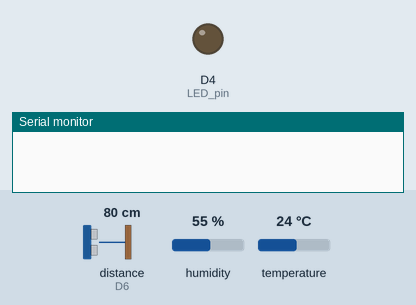
Recording of a sketch running on a simulated ESP8266 (NodeMCU). On the bench: output pins drawn as LEDs (lit = HIGH), the last lines printed to the serial monitor. The test bench sets the inputs (shaded band); at power-on: distance to the obstacle (sensor on D6) 80 cm, humidity 55 %, temperature 24 °C. The echo pulse lasts 58.3 µs per cm; WiFi joins after 1.5 s; servers stay silent unless stated; pins used as bus, display or sensor lines are not drawn.

Above: at 0.0 s.
At 5.6 s:
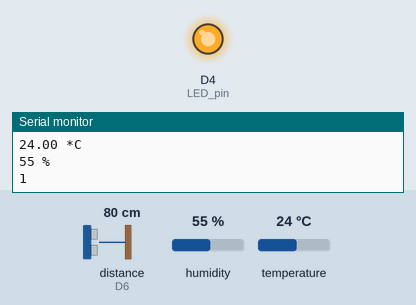
Timing chart, 0 to 7.1 s (numbered marks = the images above):
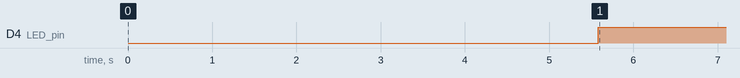

The sketch:

NodeMCU_Work_ToThingSpeak.ino
```cpp
/*ESP8266 --> ThingSpeak Channel

 channel using the ThingSpeak API (https://www.mathworks.com/help/thingspeak).

 Requirements:

   * ESP8266 Wi-Fi Device
   * Arduino 1.8.8+ IDE
   * Additional Boards URL: http://arduino.esp8266.com/stable/package_esp8266com_index.json
   * Library: esp8266 by ESP8266 Community
   * Library: ThingSpeak by MathWorks, DHT11 by Arduino Community

 ThingSpeak Setup:

   * Sign Up for New User Account - https://thingspeak.com/users/sign_up
   * Create a new Channel by selecting Channels, My Channels, and then New Channel
   * Enable one field
   * Enter SECRET_CH_ID in "secrets.h"
   * Enter SECRET_WRITE_APIKEY in "secrets.h"
 Setup Wi-Fi:
  * Enter SECRET_SSID in "secrets.h"
  * Enter SECRET_PASS in "secrets.h"
*/

//Libraries
#include "ThingSpeak.h"
#include "secrets.h"
#include <ESP8266WiFi.h>
#include "DHT.h"

//These are dedicated pins
#define TRIGGER_PIN D5
#define ECHO_PIN D6
#define LED_pin D4
#define DHTPIN D7
#define DHTTYPE DHT11

//Global variables
unsigned long myChannelNumber = SECRET_CH_ID;  //the 8 digits number of my channel (secret.h)
const char * myWriteAPIKey = SECRET_WRITE_APIKEY;  //the API Key (secret.h)
uint32_t timeSpentWithoutWork = 0;  //this will calculate the time without spending work
float duration = 0;
float distance = 0;
float temperature = 0;
int humidity = 0;
long rssi = 0;
int lastHumidity = 0;  //the last correct value of humidity (pre-filtering)
char ssid[] = SECRET_SSID;   // My network SSID (name)
char pass[] = SECRET_PASS;   // My network password
int keyIndex = 0;// My network key index number (needed only for WEP)
boolean IsWorking = 1;

//Status fields
String myStatus_DHT = "";
String myStatus_Ultrasonic = "";

//Creating instances of WiFiClient and DHT
WiFiClient  client;
DHT dht(DHTPIN, DHTTYPE);


void setup() {
  Serial.begin(115200);
  //Setting the states of the used pins
  pinMode(TRIGGER_PIN, OUTPUT);
  pinMode(ECHO_PIN, INPUT);
  pinMode(LED_pin, OUTPUT);
  delay(100);

  WiFi.mode(WIFI_STA);  //Our device will work as a station in client host architecture

  ThingSpeak.begin(client);  //Establishing communication
}


void loop() {
  // Connect or reconnect to WiFi
  if (WiFi.status() != WL_CONNECTED) {
    Serial.print("Attempting to connect to SSID: ");
    Serial.println(SECRET_SSID);
    while (WiFi.status() != WL_CONNECTED) {
      WiFi.begin(ssid, pass); // Connect to WPA/WPA2 network. Change this line if using open or WEP network
      Serial.print(".");
      delay(5000);
    }
    Serial.println("\nConnected.");
  }

  //Set the fields with the corresponding values
  ThingSpeak.setField(1, rssi);
  ThingSpeak.setField(2, IsWorking);
  ThingSpeak.setField(3, humidity);
  ThingSpeak.setField(4, temperature);
  ThingSpeak.setField(5, distance);

  if(temperature >= 20 && temperature <= 24 && humidity < 60){
    myStatus_DHT = String("Temperature is pleasant and the humidity is comfortable at Home.");
  }
  else if(temperature > 24 && humidity < 60){
    myStatus_DHT = String("There is really warm at Home, but the humidity is on the recommended level.");
  }
  else if(temperature >= 20 && temperature <= 24 && humidity > 60 ) {
    myStatus_DHT = String("My home's temperature is great, but the humidity is above the recommended");
  }
  else if(temperature > 24 && humidity < 60) {
    myStatus_DHT = String("Both the temperature and the humidity is really high.");
  }
  else{
    myStatus_DHT = String("My Home is really cold");
  }

//  ThingSpeak.setStatus(myStatus_DHT);

  ThingSpeak.setStatus(myStatus_Ultrasonic);  //Sending the status according to the IsWorking value
  delay(50);

  // Write value to certain Fields of a ThingSpeak Channel
  int x = ThingSpeak.writeFields(myChannelNumber, myWriteAPIKey);
  if (x == 200) {
    Serial.println("Channel write successful.");
  }
  else {
    Serial.println("Problem writing to channel. HTTP error code " + String(x));
  }

  //Getting data
  rssi = WiFi.RSSI();  // Measure Signal Strength (RSSI) of Wi-Fi connection
  temperature = dht.readTemperature();  //Measure the value of temperature around the workstation
  humidity = dht.readHumidity();  //Measure the value of humidity around the workstation

  //Prefiltering
  if (0 <= humidity <= 100){
    lastHumidity = humidity;
  } else {
    humidity = lastHumidity;
  }
  delay(100);

  //Ultrasonic distance measuring
  digitalWrite(TRIGGER_PIN, LOW);  // Get Start
  delayMicroseconds(2);  // stable the line
  digitalWrite(TRIGGER_PIN, HIGH); // sending 10 us pulse
  delayMicroseconds(10); // delay
  digitalWrite(TRIGGER_PIN, LOW); // after sending pulse wating to receive signals
  duration = pulseIn(ECHO_PIN, HIGH); // calculating time
  distance = (duration) / 58.2; // single path

  Serial.println("rssi: " + rssi);
  Serial.print(distance);
  Serial.println(" cm");
  Serial.print(temperature);
  Serial.println(" *C");
  Serial.print(humidity);
  Serial.println(" %");
  Serial.println(IsWorking);

 //The permissible distance where the home officer is working
 if(distance < 105 && distance > 5){
    digitalWrite(LED_pin, HIGH);
    IsWorking = 1;
  } else {
    digitalWrite(LED_pin, LOW);
    IsWorking = 0;
    timeSpentWithoutWork = millis();
  }

  //Examining the value of IsWorking
  if(IsWorking == 1) {
    myStatus_Ultrasonic = String("I am working at the moment");
    timeSpentWithoutWork = 0;
  }
  else if(IsWorking == 0 && timeSpentWithoutWork > 240000) {
    myStatus_Ultrasonic = String("I have left my workplace");
  }

  delay(29850);  // Wait almost 30 seconds to update the channel again
}
```

License.ino
```cpp
// (licence header left out)

```

secrets.h
```cpp
// Use this file to store all of the private credentials
// and connection details

#define SECRET_SSID "UPC6E73F21"		// replace MySSID with your WiFi network name
#define SECRET_PASS "wN3jpkv2cvxm"	// replace MyPassword with your WiFi password

#define SECRET_CH_ID 1212120			// replace 0000000 with your channel number
#define SECRET_WRITE_APIKEY "5ZSZJ77PK1UOEU1W"   // replace XYZ with your channel write API Key
```

Measured:
- by itself, D4 (LED_pin): LOW → HIGH at 5.6 s
